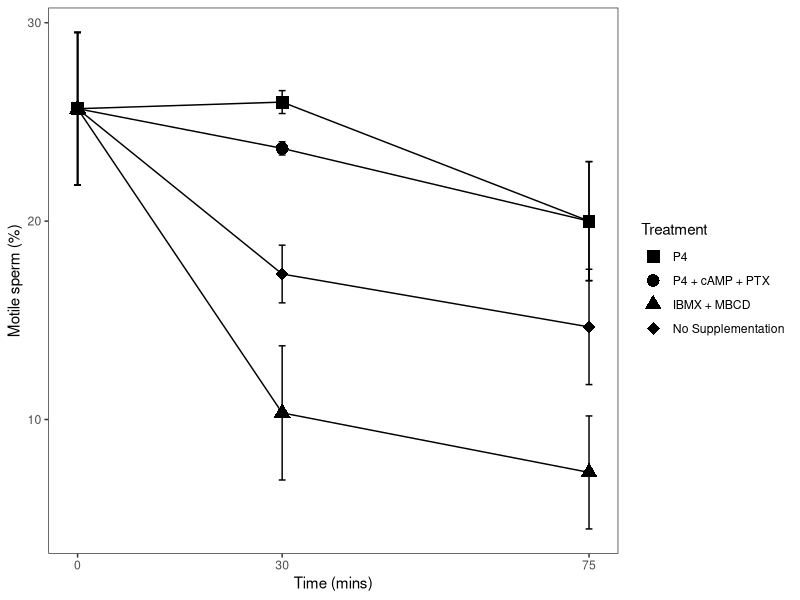
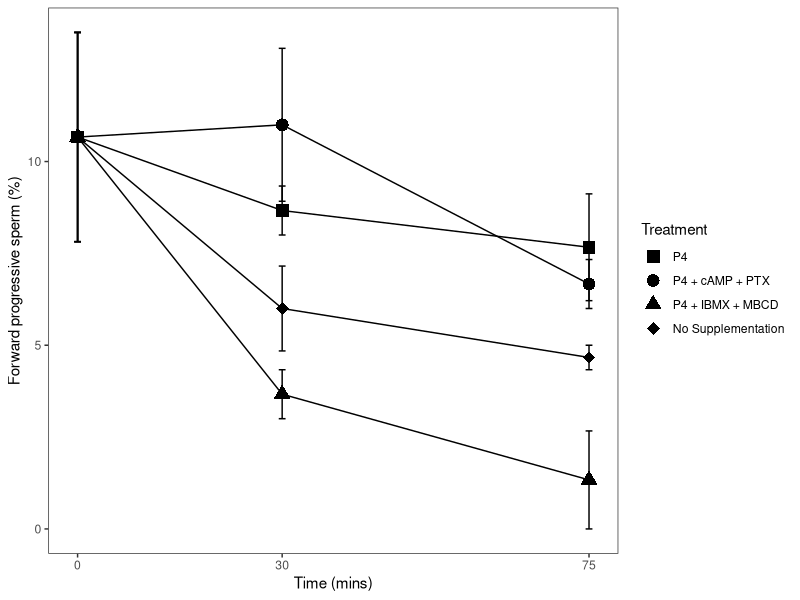
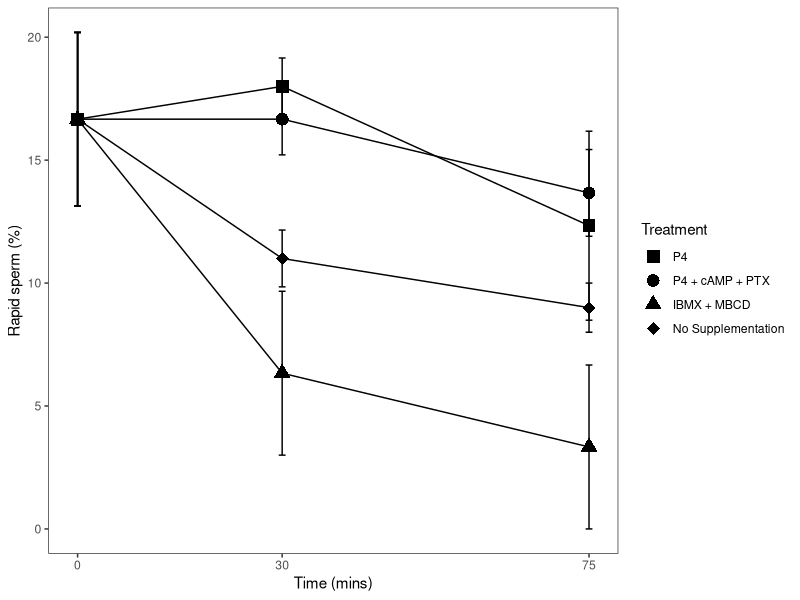
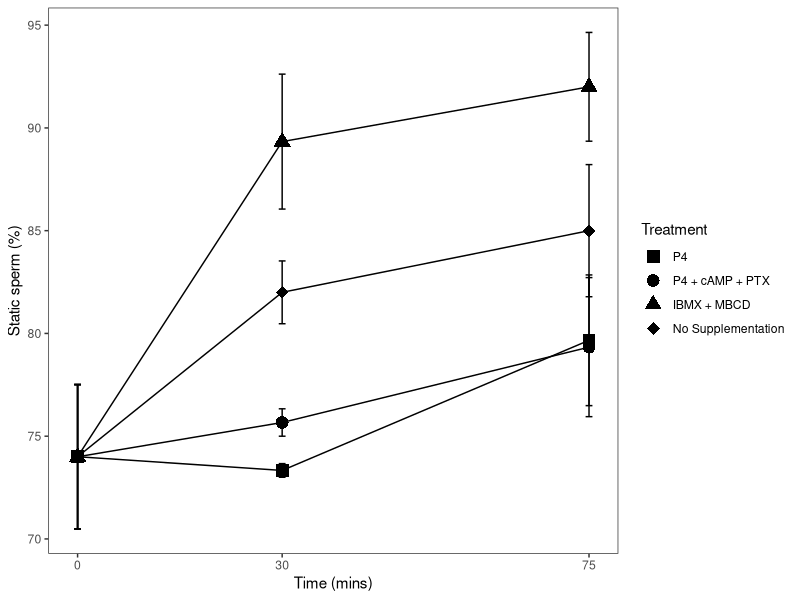
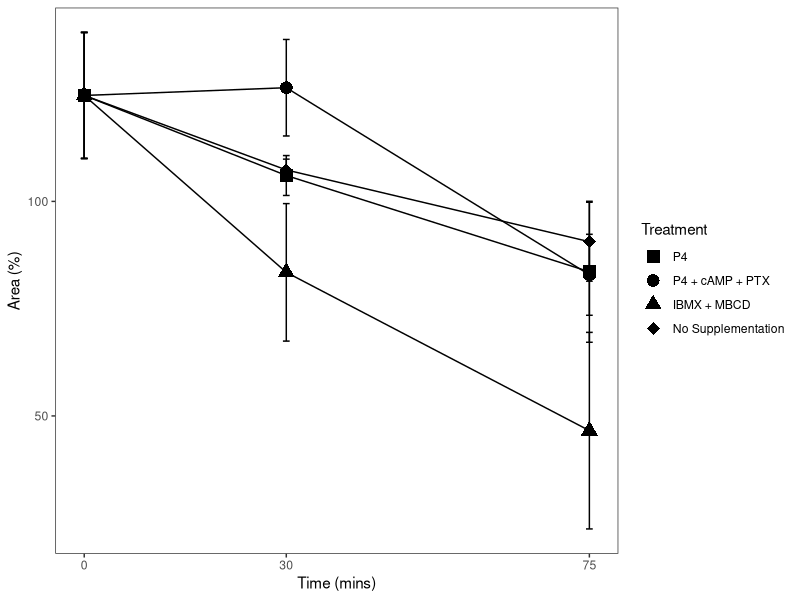
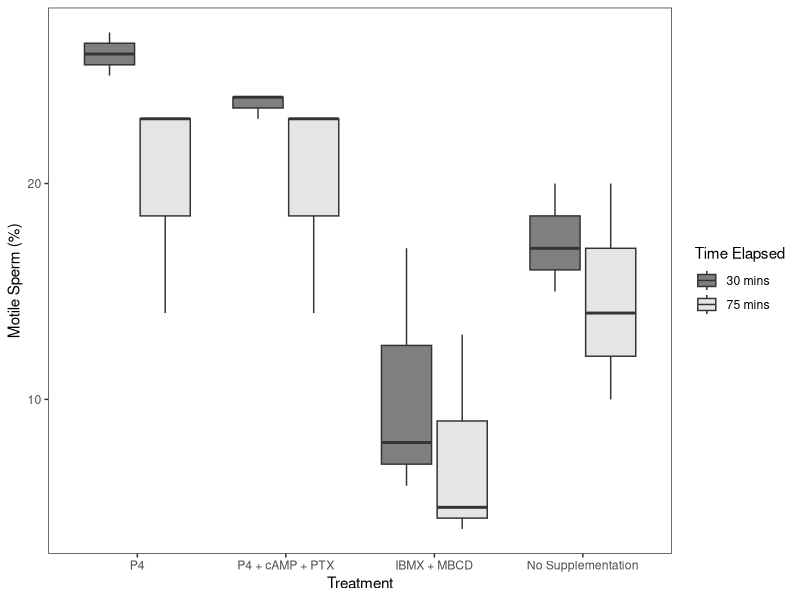
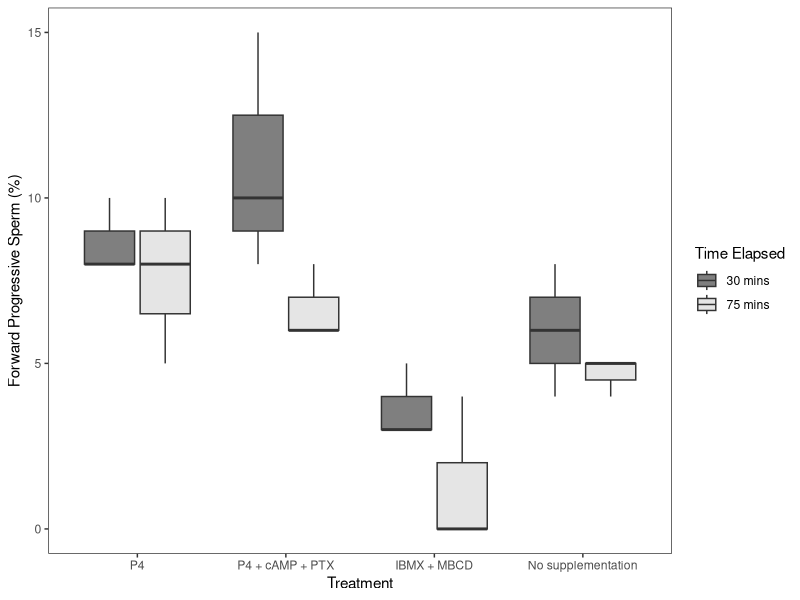
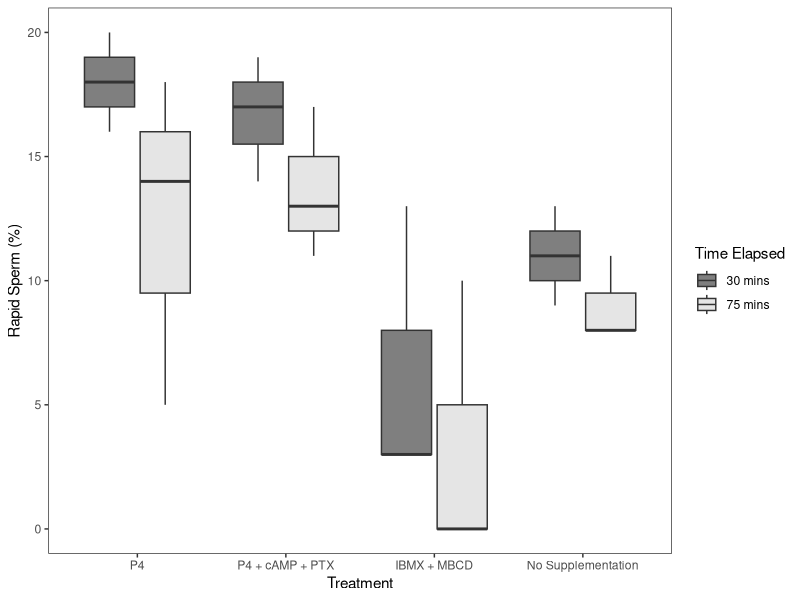

Source code (R) for these figures, in order:
casa = read.table("CASA.csv", sep = ",", header = T)

install.packages("rstatix")

library(ggplot2)
library(rstatix)
library(tidyverse)

casa$DUNNART = as.factor(casa$DUNNART)
casa = casa[-c(28:39),]
casa.trim = subset(casa, TIME != 0)
casa.trim$TIME = as.factor(casa.trim$TIME)

casa.0alt = rbind(casa, casa[rep(1, 3), ])

casa.0alt$TREATMENT[1] = 1
casa.0alt$TREATMENT[28] = 2
casa.0alt$TREATMENT[29] = 3
casa.0alt$TREATMENT[30] = 4

casa.0alt = rbind(casa.0alt, casa.0alt[rep(10, 3), ])

casa.0alt$TREATMENT[10] = 1
casa.0alt$TREATMENT[31] = 2
casa.0alt$TREATMENT[32] = 3
casa.0alt$TREATMENT[33] = 4

casa.0alt = rbind(casa.0alt, casa.0alt[rep(19, 3), ])

casa.0alt$TREATMENT[19] = 1
casa.0alt$TREATMENT[34] = 2
casa.0alt$TREATMENT[35] = 3
casa.0alt$TREATMENT[36] = 4

# Two-way Repeated Measures ANOVA 
# Treatment and Time are both repeated elements of the ID Dunnart

######################### Motility #########################
mot.aov <- anova_test(
  data = casa.trim, dv = MOTILE, wid = DUNNART,
  within = c(TREATMENT,TIME)
)
get_anova_table(mot.aov)
mot.aov$CASA = "MOTILE"

# Pairwise comparisons for time variable
casa.trim %>%
  group_by(TREATMENT) %>%
  pairwise_t_test(
    MOTILE ~ TIME, paired = TRUE, 
    p.adjust.method = "fdr"
  )
# Pairwise comparisons for time variable
casa.trim %>%
  group_by(TIME) %>%
  pairwise_t_test(
    MOTILE ~ TREATMENT, paired = TRUE, 
    p.adjust.method = "fdr"
  )

# pairwise with t0 comp:

###
### Using 0alt data
###


mot0.aov <- anova_test(
  data = casa.0alt, dv = MOTILE, wid = DUNNART,
  within = c(TREATMENT, TIME)
)
get_anova_table(mot0.aov)

# Pairwise comparisons for time variable
mot.time.pv = casa.0alt %>%
  group_by(TREATMENT) %>%
  pairwise_t_test(
    MOTILE ~ TIME, paired = TRUE, 
    p.adjust.method = "fdr"
  )

write.csv(na.omit(mot.time.pv), file = "Motile-Time")

# Pairwise comparisons for time variable
mot.treatment.pv = casa.0alt %>%
  group_by(TIME) %>%
  pairwise_t_test(
    MOTILE ~ TREATMENT, paired = TRUE, 
    p.adjust.method = "fdr"
  )

######################### Progressive motility #########################
prog.aov = anova_test(
  data = casa.trim, dv = PROGRESSIVE, wid = DUNNART,
  within = c(TREATMENT,TIME)
)
get_anova_table(prog.aov)
prog.aov$CASA = "PROGRESSIVE"


###
### Using 0alt data
###

# Progressive motility
casa0.aov <- anova_test(
  data = casa.0alt, dv = PROGRESSIVE, wid = DUNNART,
  within = c(TREATMENT, TIME)
)
get_anova_table(casa0.aov)

# Pairwise comparisons for time variable
prog.time.pv = casa.0alt %>%
  group_by(TREATMENT) %>%
  pairwise_t_test(
    PROGRESSIVE ~ TIME, paired = TRUE, 
    p.adjust.method = "fdr"
  )
prog.time.pv

# Pairwise comparisons for time variable
prog.treatment.pv = casa.0alt %>%
  group_by(TIME) %>%
  pairwise_t_test(
    PROGRESSIVE ~ TREATMENT, paired = TRUE, 
    p.adjust.method = "fdr"
  )

######################### Rapid motility #########################
rapid.aov = anova_test(data = casa.trim, dv = RAPID, wid = DUNNART, within = c(TREATMENT,TIME))
get_anova_table(rapid.aov)
rapid.aov$CASA = "RAPID"

# Pairwise comparisons for time variable
casa.0alt$RAPIDr = casa.0alt$RAPID

for (i in 1:nrow(casa.0alt)){
  casa.0alt$RAPIDr[i] = casa.0alt$RAPID[i] + (runif(1)/1000) - (runif(1)/1000)
}

rapid.time.pv = casa.0alt %>%
  group_by(TREATMENT) %>%
  pairwise_t_test(
    RAPIDr ~ TIME, paired = TRUE, 
    p.adjust.method = "fdr"
  )
rapid.time.pv

# Pairwise comparisons for time variable
rapid.treatment.pv = casa.0alt %>%
  group_by(TIME) %>%
  pairwise_t_test(
    RAPID ~ TREATMENT, paired = TRUE, 
    p.adjust.method = "fdr"
  )
rapid.treatment.pv

######################### Static motility #########################
static.aov = anova_test(data = casa.trim, dv = STATIC, wid = DUNNART, within = c(TREATMENT,TIME))
get_anova_table(static.aov)
static.aov$CASA = "STATIC"

# Pairwise comparisons for time variable
static.time.pv = casa.0alt %>%
  group_by(TREATMENT) %>%
  pairwise_t_test(
    STATIC ~ TIME, paired = TRUE, 
    p.adjust.method = "fdr"
  )
static.time.pv
# Pairwise comparisons for time variable
static.treatment.pv = casa.0alt %>%
  group_by(TIME) %>%
  pairwise_t_test(
    STATIC ~ TREATMENT, paired = TRUE, 
    p.adjust.method = "fdr"
  )
static.treatment.pv

######################### Area #########################
area.aov = anova_test(data = casa.trim, dv = AREA, wid = DUNNART, within = c(TREATMENT,TIME))
get_anova_table(area.aov)
area.aov$CASA = "AREA"

# Pairwise comparisons for time variable
area.time.pv = casa.0alt %>%
  group_by(TREATMENT) %>%
  pairwise_t_test(
    AREA ~ TIME, paired = TRUE, 
    p.adjust.method = "fdr"
  )
area.time.pv
# Pairwise comparisons for time variable
area.treatment.pv = casa.0alt %>%
  group_by(TIME) %>%
  pairwise_t_test(
    AREA ~ TREATMENT, paired = TRUE, 
    p.adjust.method = "fdr"
  )
area.treatment.pv


####
# Summary statistics # And plots #
####
############## Generating summary stats for PROGRESSIVE:
prog.sum = casa %>%
  group_by(TREATMENT, TIME) %>%
  summarise(avg = mean(PROGRESSIVE), 
            s.dev = sd(PROGRESSIVE), 
            s.error = sd(PROGRESSIVE)/sqrt(3)) %>%
  arrange(TIME)

prog.sum$Time = round((prog.sum$TIME^1.32)*30, 0)
prog.sum$PARAM = "Progressive"
prog.csv = prog.sum

# Need to duplicate T0 for each rep:
prog.sum = rbind(prog.sum, prog.sum[rep(1, 3), ])
prog.sum$TREATMENT[1] = 1
prog.sum$TREATMENT[10] = 2
prog.sum$TREATMENT[11] = 3
prog.sum$TREATMENT[12] = 4
prog.sum$TREATMENT = as.factor(prog.sum$TREATMENT)

prog.p = prog.sum %>%
  ggplot(aes(x = Time, y = avg)) +
  geom_line(aes(col=TREATMENT)) +   
  geom_point(aes(shape=TREATMENT), size = 4) +
  geom_errorbar(aes(ymin = avg-s.error, ymax = avg+s.error, col=TREATMENT), width = 1) + 
  scale_shape_manual(values=c(15, 16, 17, 18), name = 'Treatment', label = c('P4','P4 + cAMP + PTX', 'P4 + IBMX + MBCD', 'No Supplementation')) +
  scale_color_manual(values=c("#000000", "#000000", "#000000", "#000000")) + 
  theme_bw() +
  scale_x_continuous(breaks=c(0,30,75)) +
  labs(y="Forward progressive sperm (%)", x="Time (mins)") +
  theme(panel.grid.major = element_blank(), panel.grid.minor = element_blank())

# Boxplot:
prog.b = ggplot(casa.trim, aes(x=TREATMENT, y=PROGRESSIVE, fill=TIME)) + 
  geom_boxplot() +
  labs(x='Treatment', y='Forward Progressive Sperm (%)') +
  scale_x_discrete(label = c('P4','P4 + cAMP + PTX', 'IBMX + MBCD', 'No supplementation')) +
  scale_fill_manual(values = c('grey50', 'grey90'), name = 'Time Elapsed', label = c('30 mins', '75 mins')) +
  theme_bw() +
  theme(panel.grid.major = element_blank(), panel.grid.minor = element_blank())

############## Generating summary stats for MOTILE plot:
mot.sum = casa %>%
  group_by(TREATMENT, TIME) %>%
  summarise(avg = mean(MOTILE), 
            s.dev = sd(MOTILE), 
            s.error = sd(MOTILE)/sqrt(3)) %>%
  arrange(TIME)

mot.sum$Time = round((mot.sum$TIME^1.32)*30, 0)
mot.sum$PARAM = "Motile"
mot.csv = mot.sum

# Need to duplicate T0 for each rep:
mot.sum = rbind(mot.sum, mot.sum[rep(1, 3), ])
mot.sum$TREATMENT[1] = 1
mot.sum$TREATMENT[10] = 2
mot.sum$TREATMENT[11] = 3
mot.sum$TREATMENT[12] = 4
mot.sum$TREATMENT = as.factor(mot.sum$TREATMENT)

mot.p = mot.sum %>%
  ggplot(aes(x = Time, y = avg)) +
  geom_line(aes(col=TREATMENT)) +   
  geom_point(aes(shape=TREATMENT), size = 4) +
  geom_errorbar(aes(ymin = avg-s.error, ymax = avg+s.error, col=TREATMENT), width = 1) + 
  scale_shape_manual(values=c(15, 16, 17, 18), name = 'Treatment', label = c('P4','P4 + cAMP + PTX', 'IBMX + MBCD', 'No Supplementation')) +
  scale_color_manual(values=c("#000000", "#000000", "#000000", "#000000")) + 
  theme_bw() +
  scale_x_continuous(breaks=c(0,30,75)) +
  labs(y="Motile sperm (%)", x="Time (mins)") +
  theme(panel.grid.major = element_blank(), panel.grid.minor = element_blank())

# Boxplot:
mot.b = ggplot(casa.trim, aes(x=TREATMENT, y=MOTILE, fill=TIME)) + 
  geom_boxplot() +
  labs(x='Treatment', y='Motile Sperm (%)') +
  scale_x_discrete(label = c('P4','P4 + cAMP + PTX', 'IBMX + MBCD', 'No Supplementation')) +
  scale_fill_manual(values = c('grey50', 'grey90'), name = 'Time Elapsed', label = c('30 mins', '75 mins')) +
  theme_bw() +
  theme(panel.grid.major = element_blank(), panel.grid.minor = element_blank())

############## Generating summary stats for RAPID plot:
rapid.sum = casa %>%
  group_by(TREATMENT, TIME) %>%
  summarise(avg = mean(RAPID), 
            s.dev = sd(RAPID), 
            s.error = sd(RAPID)/sqrt(3)) %>%
  arrange(TIME)

rapid.sum$Time = round((rapid.sum$TIME^1.32)*30, 0)
rapid.sum$PARAM = "Rapid"
rapid.csv = rapid.sum

# Need to duplicate T0 for each rep:
rapid.sum = rbind(rapid.sum, rapid.sum[rep(1, 3), ])
rapid.sum$TREATMENT[1] = 1
rapid.sum$TREATMENT[10] = 2
rapid.sum$TREATMENT[11] = 3
rapid.sum$TREATMENT[12] = 4
rapid.sum$TREATMENT = as.factor(rapid.sum$TREATMENT)

# Stacked line graph
rapid.p = rapid.sum %>%
  ggplot(aes(x = Time, y = avg)) +
  geom_line(aes(col=TREATMENT)) +   
  geom_point(aes(shape=TREATMENT), size = 4) +
  geom_errorbar(aes(ymin = avg-s.error, ymax = avg+s.error, col=TREATMENT), width = 1) + 
  scale_shape_manual(values=c(15, 16, 17, 18), name = 'Treatment', label = c('P4','P4 + cAMP + PTX', 'IBMX + MBCD', 'No Supplementation')) +
  scale_color_manual(values=c("#000000", "#000000", "#000000", "#000000")) + 
  theme_bw() +
  scale_x_continuous(breaks=c(0,30,75)) +
  labs(y="Rapid sperm (%)", x="Time (mins)") +
  theme(panel.grid.major = element_blank(), panel.grid.minor = element_blank())

# Boxplot
rapid.b = ggplot(casa.trim, aes(x=TREATMENT, y=RAPID, fill=TIME)) + 
  geom_boxplot() +
  labs(x='Treatment', y='Rapid Sperm (%)') +
  scale_x_discrete(label = c('P4','P4 + cAMP + PTX', 'IBMX + MBCD', 'No Supplementation')) +
  scale_fill_manual(values = c('grey50', 'grey90'), name = 'Time Elapsed', label = c('30 mins', '75 mins')) +
  theme_bw() +
  theme(panel.grid.major = element_blank(), panel.grid.minor = element_blank())

############## Generating summary stats for STATIC plot:
static.sum = casa %>%
  group_by(TREATMENT, TIME) %>%
  summarise(avg = mean(STATIC), 
            s.dev = sd(STATIC), 
            s.error = sd(STATIC)/sqrt(3)) %>%
  arrange(TIME)

static.sum$Time = round((static.sum$TIME^1.32)*30, 0)
static.sum$PARAM = "Static"
static.csv = static.sum

# Need to duplicate T0 for each rep:
static.sum = rbind(static.sum, static.sum[rep(1, 3), ])
static.sum$TREATMENT[1] = 1
static.sum$TREATMENT[10] = 2
static.sum$TREATMENT[11] = 3
static.sum$TREATMENT[12] = 4
static.sum$TREATMENT = as.factor(static.sum$TREATMENT)

# Stacked line graph
static.p = static.sum %>%
  ggplot(aes(x = Time, y = avg)) +
  geom_line(aes(col=TREATMENT)) +   
  geom_point(aes(shape=TREATMENT), size = 4) +
  geom_errorbar(aes(ymin = avg-s.error, ymax = avg+s.error, col=TREATMENT), width = 1) + 
  scale_shape_manual(values=c(15, 16, 17, 18), name = 'Treatment', label = c('P4','P4 + cAMP + PTX', 'IBMX + MBCD', 'No Supplementation')) +
  scale_color_manual(values=c("#000000", "#000000", "#000000", "#000000")) + 
  theme_bw() +
  scale_x_continuous(breaks=c(0,30,75)) +
  labs(y="Static sperm (%)", x="Time (mins)") +
  theme(panel.grid.major = element_blank(), panel.grid.minor = element_blank())

# Boxplot
static.b = ggplot(casa.trim, aes(x=TREATMENT, y=STATIC, fill=TIME)) + 
  geom_boxplot() +
  labs(x='Treatment', y='Static Sperm (%)') +
  scale_x_discrete(label = c('P4','P4 + cAMP + PTX', 'IBMX + MBCD', 'No Supplementation')) +
  scale_fill_manual(values = c('grey50', 'grey90'), name = 'Time Elapsed', label = c('30 mins', '75 mins')) +
  theme_bw() +
  theme(panel.grid.major = element_blank(), panel.grid.minor = element_blank())

############## Generating summary stats for AREA plot:
area.sum = casa %>%
  group_by(TREATMENT, TIME) %>%
  summarise(avg = mean(AREA), 
            s.dev = sd(AREA), 
            s.error = sd(AREA)/sqrt(3)) %>%
  arrange(TIME)

area.sum$Time = round((area.sum$TIME^1.32)*30, 0)
area.sum$PARAM = "Area"
area.csv = area.sum

# Need to duplicate T0 for each rep:
area.sum = rbind(area.sum, area.sum[rep(1, 3), ])
area.sum$TREATMENT[1] = 1
area.sum$TREATMENT[10] = 2
area.sum$TREATMENT[11] = 3
area.sum$TREATMENT[12] = 4
area.sum$TREATMENT = as.factor(area.sum$TREATMENT)

# Stacked line graph
area.p = area.sum %>%
  ggplot(aes(x = Time, y = avg)) +
  geom_line(aes(col=TREATMENT)) +   
  geom_point(aes(shape=TREATMENT), size = 4) +
  geom_errorbar(aes(ymin = avg-s.error, ymax = avg+s.error, col=TREATMENT), width = 1) + 
  scale_shape_manual(values=c(15, 16, 17, 18), name = 'Treatment', label = c('P4','P4 + cAMP + PTX', 'IBMX + MBCD', 'No Supplementation')) +
  scale_color_manual(values=c("#000000", "#000000", "#000000", "#000000")) + 
  theme_bw() +
  scale_x_continuous(breaks=c(0,30,75)) +
  labs(y="Area (%)", x="Time (mins)") +
  theme(panel.grid.major = element_blank(), panel.grid.minor = element_blank())

# Boxplot
area.b = ggplot(casa.trim, aes(x=TREATMENT, y=AREA, fill=TIME)) + 
  geom_boxplot() +
  labs(x='Treatment', y='Area (%)') +
  scale_x_discrete(label = c('P4','P4 + cAMP + PTX', 'IBMX + MBCD', 'No Supplementation')) +
  scale_fill_manual(values = c('grey50', 'grey90'), name = 'Time Elapsed', label = c('30 mins', '75 mins')) +
  theme_bw() +
  theme(panel.grid.major = element_blank(), panel.grid.minor = element_blank())

########################################



########################################
# Writing plots
# Line plots
tiff(file = "MOTILE_line.tiff", width=8, height=6, units="in", res=100, compression="lzw")
mot.p + guides(colour = "none")
dev.off()

tiff(file = "PROGRESSIVE_line.tiff", width=8, height=6, units="in", res=100, compression="lzw")
prog.p + guides(colour = "none")
dev.off()

tiff(file = "RAPID_line.tiff", width=8, height=6, units="in", res=100, compression="lzw")
rapid.p + guides(colour = "none")
dev.off()

tiff(file = "STATIC_line.tiff", width=8, height=6, units="in", res=100, compression="lzw")
static.p + guides(colour = "none")
dev.off()

tiff(file = "AREA_line.tiff", width=8, height=6, units="in", res=100, compression="lzw")
area.p + guides(colour = "none")
dev.off()

# Boxplots
tiff(file = "MOTILE_boxplot.tiff", width=8, height=6, units="in", res=100, compression="lzw")
mot.b
dev.off()

tiff(file = "PROGRESSIVE_boxplot.tiff", width=8, height=6, units="in", res=100, compression="lzw")
prog.b
dev.off()

tiff(file = "RAPID_boxplot.tiff", width=8, height=6, units="in", res=100, compression="lzw")
rapid.b
dev.off()

tiff(file = "STATIC_boxplot.tiff", width=8, height=6, units="in", res=100, compression="lzw")
static.b
dev.off()

tiff(file = "AREA_boxplot.tiff", width=8, height=6, units="in", res=100, compression="lzw")
area.b
dev.off()



# Writing files
all.times = rbind(mot.time.pv, prog.time.pv, static.time.pv, # rapid.time.pv, 
                  area.time.pv)

all.treatments = na.omit(rbind(mot.treatment.pv, prog.treatment.pv, rapid.treatment.pv, static.treatment.pv, area.treatment.pv))

all.means = na.omit(rbind(prog.csv, mot.csv, rapid.csv, static.csv, area.csv))
mycols = c("PARAM", "TREATMENT", "Time", "avg", "s.error")
all.means = all.means[,(names(all.means) %in% mycols)]
all.means$avg = round(all.means$avg, 2)
all.means$s.error = round(all.means$s.error, 2)
dfcolnames = c("Treatment", "Mean", "Standard Error", "Time", "CASA Parameter")
colnames(all.means) = dfcolnames

all.anovas = na.omit(rbind(prog.aov, mot.aov, rapid.aov, static.aov, area.aov))

write.csv(all.times, file = 'all-times.csv', row.names = FALSE) # rapid is missing
write.csv(all.treatments, file = 'all-treatmets.csv', row.names = FALSE)
write.csv(all.means, file = "all-means.csv", row.names = FALSE)
write.csv(all.anovas, file = "all-anovas.csv", row.names = FALSE)
